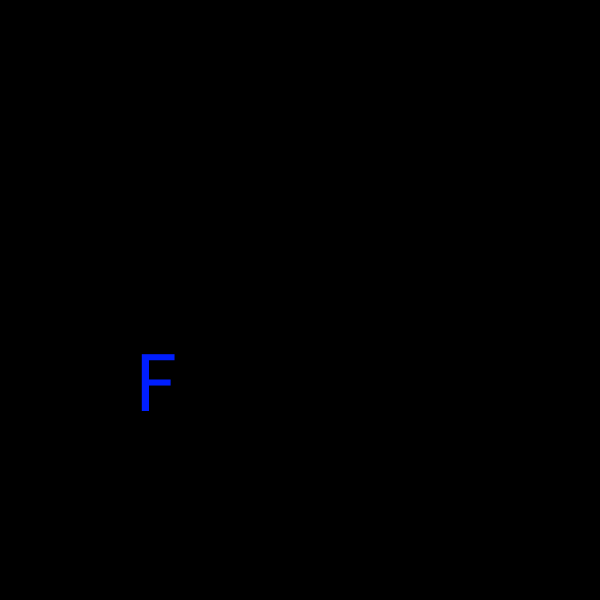
Frame 1 (no input)
Frame 60 (the mouse pressed at the canvas centre just before this capture): identical to frame 1, image omitted
Frame 120 (the mouse held since frame 60 and released just before this capture): identical to frame 1, image omitted

The Processing sketch that drew this single still picture (run headless with seeded random() and noise(); from frame 60 on, the mouse is pressed at the canvas centre):

// Processing sketch: day8_C_gravity
// ── day8_C_gravity.pde
PVector pos;
PVector speed;
float hue;
char alphabet;
float alphabetSize;

Boolean hasGravity;
float gravity;  //acceleration

void setup() {
  size(600,600);
  colorMode(HSB,360,100,100);
  hue = random(360);
  
  pos = new PVector(random(width), random(height-200));
  speed = new PVector(0,0);
  gravity = 0.05;
  hasGravity = false;
  
  alphabet = (char) int(random(65,90)); 
  alphabetSize = random(30,96);
}

void draw() {
  background(0);
  
  float distance = dist(mouseX, mouseY, pos.x, pos.y);
  println(distance);
  
  noStroke();
  //check distance to mouse
  if(distance < alphabetSize/2) {
    fill(hue, 100, 50);
    hasGravity = true;
  } else {
    fill(hue, 100, 100);
  }
  
  //draw object
  textSize(alphabetSize);
  textAlign(CENTER, CENTER);
  text(alphabet, pos.x, pos.y);
  
  //physics
  if (hasGravity) {
    pos.y += speed.y;
    speed.y += gravity;    
  }
}

void keyPressed() {
  if (key == ' ') {
    pos = new PVector(random(width), random(height-100));
    speed = new PVector(0,0);
    alphabet = (char) int(random(65,90));  
    alphabetSize = random(30,96);
    hue = random(360);
    hasGravity = false;
  }
}
